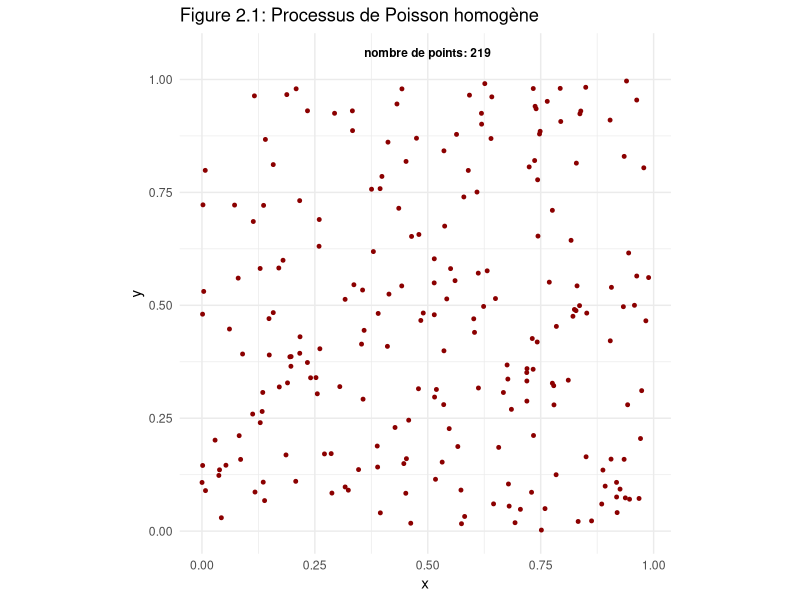
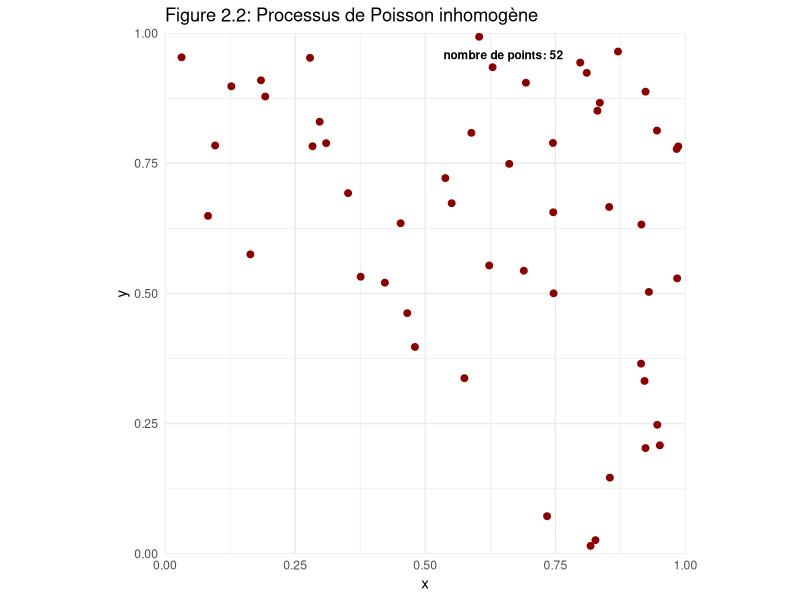
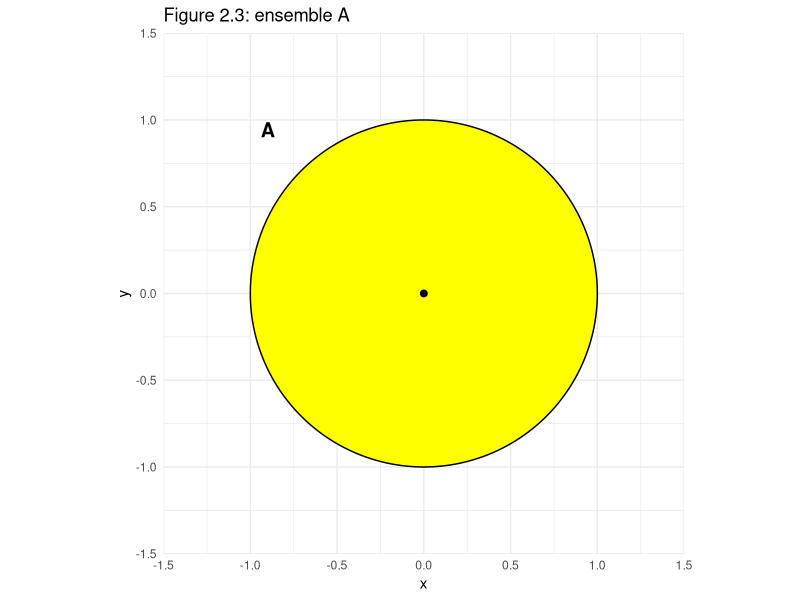
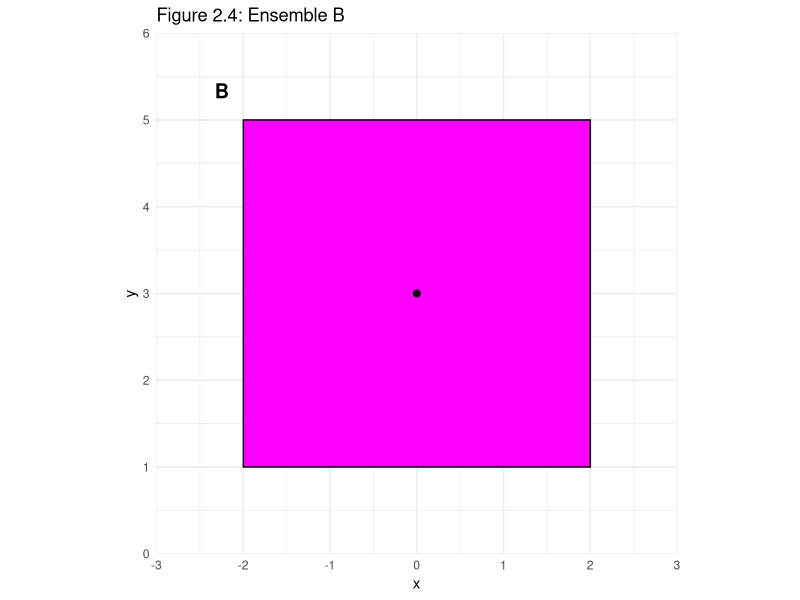
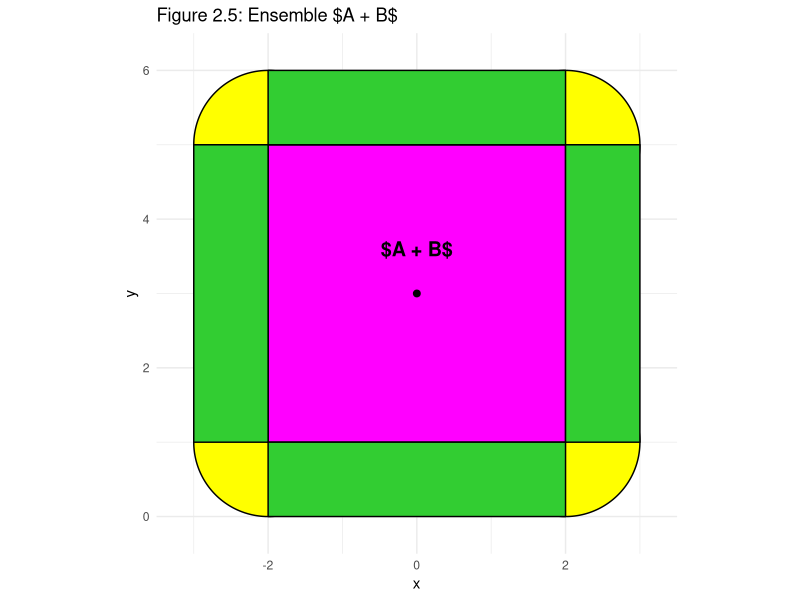
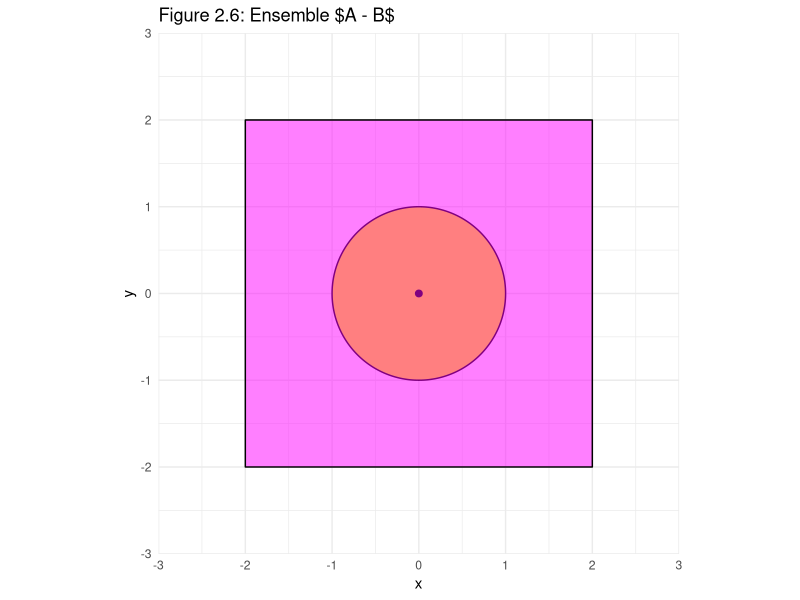
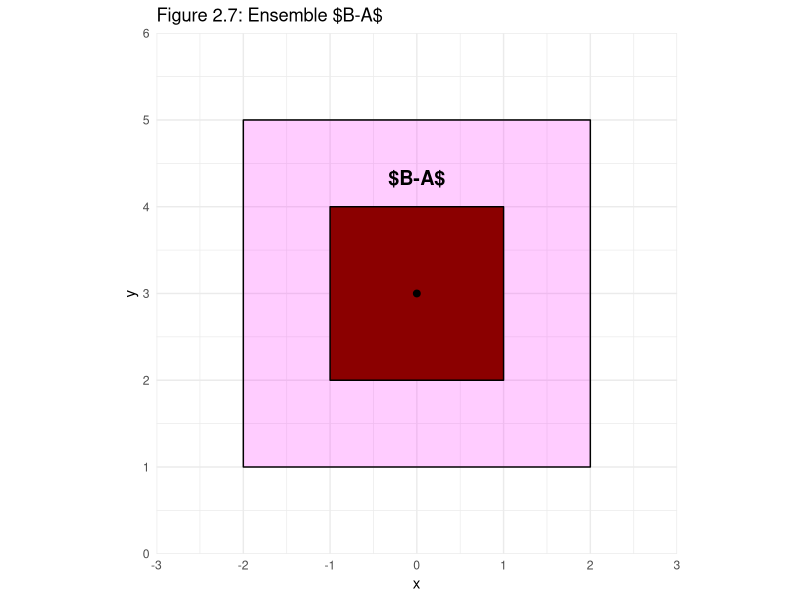
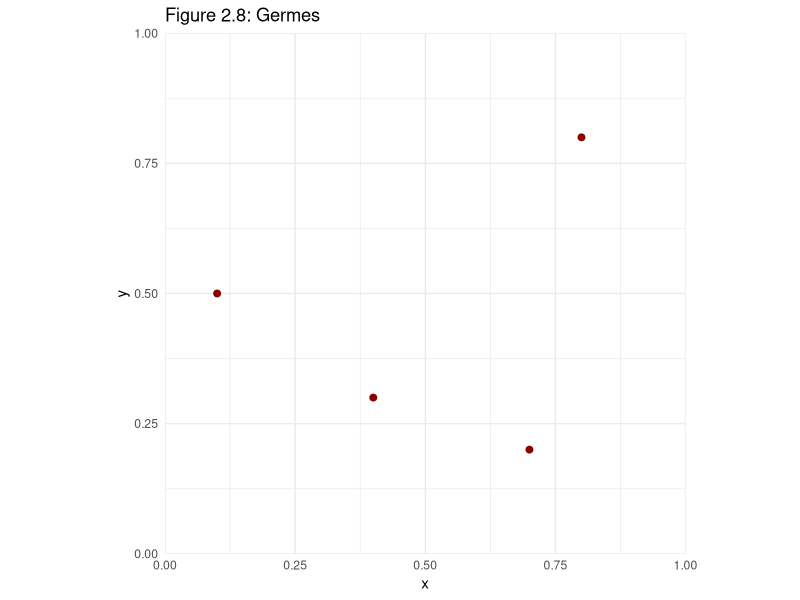

Write R code to recreate these figures, in order.
## ---- chunk 1
#| label: setup
#| include: false

library(spatstat)
library(ggplot2)
## ---- chunk 2


library(spatstat.geom)
library(spatstat.random)


library(ggplot2)

set.seed(42)

w <- owin(c(0,1),c(0,1))

lambda<-200

ppoisson<-rpoispp(lambda, win = w)

n<-ppoisson$n
ggplot()+
  
  geom_point(data=as.data.frame(ppoisson),aes(x=x,y=y),
             colour="darkred",size=1)+
  
  coord_fixed()+
  labs(title="Figure 2.1: Processus de Poisson homogène",
       x="x",
       y="y")+
  annotate("text",x=0.5,y=1.05,label=paste("nombre de points:",n),
           size=3,fontface="bold",vjust=0)+
  
  theme_minimal()



## ---- chunk 3


library(spatstat.geom)
library(spatstat.random)
library(ggplot2)

set.seed(41)

w <- owin(c(0,1),c(0,1))

lambda<-function(x,y){(9*x)^2+(9*y)^2}

ppoisson<-rpoispp(lambda, win = w)

n<-ppoisson$n
  
ggplot()+
  
  geom_point(data=as.data.frame(ppoisson),aes(x=x,y=y),
             colour="darkred",size=2)+
  
  coord_fixed(xlim=c(0,1),
              ylim=c(0,1),
              expand=FALSE)+
  
  labs(title="Figure 2.2: Processus de Poisson inhomogène",
       x="x",
       y="y")+
  
  annotate("text",x=0.65,y=0.95,
           label=paste("nombre de points:",n),
           size=3,fontface="bold", vjust=0)+
  
  theme_minimal()



## ---- chunk 4

library(ggplot2)
library(ggforce)

coord_car_x<-c(-2,
              -2,
              2,
              2
              )

coord_car_y<-c(1,
               5,
               5,
               1
               )

ggplot()+
  
  geom_circle(aes(x0=0,y0=0,r=1), fill="yellow",colour="black",linewidth=0.5
              )+
  
  geom_point(data=data.frame(x=c(0),y=c(0)),aes(x=x,y=y),
             colour="black",size=2)+
  
  coord_fixed(x=c(-1.5, 1.5),
              y=c(-1.5, 1.5),
              expand=FALSE)+
  
  labs(title="Figure 2.3: ensemble A",x="x",y="y")+
  
    annotate("text",x=-0.9,y=0.9,
           label="A",
           size=5,fontface="bold", vjust=0)+

  theme_minimal()
  
ggplot()+
  geom_polygon(data=data.frame(x=coord_car_x, y=coord_car_y),
               aes(x=x, y=y),
               fill="magenta",colour="black", linewidth=0.5
               )+
  
  geom_point(data=data.frame(x=c(0),y=c(3)),aes(x=x,y=y),
             colour="black",size=2)+
  
  coord_fixed(x=c(-3, 3),
              y=c(0, 6),
              expand=FALSE)+
  
  labs(title="Figure 2.4: Ensemble B",x="x",y="y")+
  
    annotate("text",x=-2.25,y=5.25,
           label="B",
           size=5,fontface="bold", vjust=0)+
  
  theme_minimal()



## ---- chunk 5

library(ggplot2)
library(ggforce)

coord_car_x<-c(-2,
               -2,
               2,
               2
               )

coord_car_y<-c(1,
               5,
               5,
               1
               )

ggplot()+
  
  geom_circle(aes(x0=coord_car_x,y0=coord_car_y,r=1), fill="yellow",colour="black",linewidth=0.5
              )+
  
  geom_polygon(data=data.frame(x=coord_car_x, y=coord_car_y),
               aes(x=x, y=y),
               fill="magenta",colour="black", linewidth=0.5
               )+
  
  geom_polygon(data=data.frame(x=c(-3,-2,-2,-3),y=c(1,1,5,5)),
               aes(x=x,y=y),
               fill="limegreen",colour="black",linewidth=00.5)+
  
  geom_polygon(data=data.frame(x=c(3,2,2,3),y=c(1,1,5,5)),
               aes(x=x,y=y),
               fill="limegreen",colour="black",linewidth=0.5)+
  
  geom_polygon(data=data.frame(x=c(-2,2,2,-2),y=c(0,0,1,1)),
               aes(x=x,y=y),
               fill="limegreen",colour="black",linewidth=0.5)+    
  
 geom_polygon(data=data.frame(x=c(-2,2,2,-2),y=c(5,5,6,6)),
               aes(x=x,y=y),
               fill="limegreen",colour="black",linewidth=0.5)+  
  
  geom_point(data=data.frame(x=c(0),y=c(3)),aes(x=x,y=y),
             colour="black",size=2)+
  
  coord_fixed(x=c(-3.5, 3.5),
              y=c(-0.5, 6.5),
              expand=FALSE)+
  
  labs(title="Figure 2.5: Ensemble $A + B$",x="x",y="y")+
  
  annotate("text",x=0,y=3.5,
           label="$A + B$",
           size=5,fontface="bold", vjust=0)+
  
  theme_minimal()
  

## ---- chunk 6
library(ggplot2)
library(ggforce)

coord_car_x<-c(-2,
               -2,
               2,
               2
               )

coord_car_y<-c(-2,
               2,
               2,
               -2
               )

ggplot()+
  
   
  geom_circle(aes(x0=0,y0=0,r=1), fill="yellow",colour="black",linewidth=0.5
              )+
  
  geom_point(data=data.frame(x=c(0),y=c(0)),aes(x=x,y=y),
             colour="black",size=2)+
  
  geom_polygon(data=data.frame(x=coord_car_x, y=coord_car_y),
               aes(x=x, y=y),
               fill="magenta",colour="black", linewidth=0.5,alpha=0.5
               )+
  
    coord_fixed(x=c(-3, 3),
              y=c(-3,3),
              expand=FALSE)+
  
  labs(title="Figure 2.6: Ensemble $A - B$",x="x",y="y")+
  
  theme_minimal()
## ---- chunk 7
library(ggplot2)

coord_car_x<-c(-2,
               -2,
               2,
               2
               )

coord_car_y<-c(1,
               5,
               5,
               1
               )

ggplot()+
  geom_polygon(data=data.frame(x=coord_car_x, y=coord_car_y),
               aes(x=x, y=y),
               fill="magenta",colour="black", linewidth=0.5, alpha=0.2
               )+
  
  geom_polygon(data=data.frame(x=c(-1,-1,1,1), y=c(2,4,4,2)),
               aes(x=x, y=y),
               fill="darkred",colour="black", linewidth=0.5
               )+
  
  geom_point(data=data.frame(x=c(0),y=c(3)),aes(x=x,y=y),
             colour="black",size=2)+
  
  coord_fixed(x=c(-3, 3),
              y=c(0, 6),
              expand=FALSE)+
  
  labs(title="Figure 2.7: Ensemble $B-A$",x="x",y="y")+
  
    annotate("text",x=0,y=4.25,
           label="$B-A$",
           size=5,fontface="bold", vjust=0)+
  
  theme_minimal()
## ---- chunk 8
library(ggplot2)
library(ggforce)
coordonnees_x <-c(0.1 ,
                  0.4 ,
                  0.7 ,
                  0.8
                  )

coordonnees_y <-c(0.5 ,
                  0.3 ,
                  0.2 ,
                  0.8
                  )

ggplot()+
  geom_point(data=data.frame(x=coordonnees_x, y=coordonnees_y),
             aes(x = x , y = y),
             colour="darkred",
             size=2)+
  
  coord_fixed(xlim = c(0, 1),
              ylim = c(0, 1),
              expand = FALSE) +

  labs(title="Figure 2.8: Germes", x="x", y="y")+
  
  theme_minimal()
## ---- chunk 9
library(ggplot2)
library(ggforce)

theta<-seq(0,2*pi,length.out=200)
r<-0.175

contour_cercle_x<- r*cos(theta)
contour_cercle_y<- r*sin(theta)

ggplot()+
  geom_polygon(data=data.frame(x=contour_cercle_x,y=contour_cercle_y),
               aes(x=x, y=y),
               fill="magenta", colour="red", linewidth=1, alpha=0.5)+
  
  geom_point(data=data.frame(x=0,y=0),
             aes(x=x,y=y),
             colour="darkred",
             size=2)+
  
  coord_fixed(x=c(-0.3, 0.3),
              y=c(-0.3,0.3),
              expand=FALSE) +
  
  
  labs(title="Figure 2.9: Grains", x="x", y="y")+
  theme_minimal()
## ---- chunk 10
library(ggplot2)
library(ggforce)
coordonnees_x <-c(0.1 ,
                  0.4 ,
                  0.7 ,
                  0.8
                  )

coordonnees_y <-c(0.5 ,
                  0.3 ,
                  0.2 ,
                  0.8
                  )

ggplot(data.frame(x=coordonnees_x, y=coordonnees_y))+
  geom_circle(aes(x0=coordonnees_x,y0=coordonnees_y, r=r), fill="magenta", colour="red", alpha=0.5)+
  
  geom_point(data=data.frame(x=coordonnees_x,y=coordonnees_y),
             aes(x=x,y=y),
             colour="darkred",
             size=2)+
  
  coord_fixed(x=c(0, 1),
              y=c(0, 1),
              expand=FALSE)+
    
  labs(title="Figure 2.10: Modèle booléen", x="x", y="y")+
  
  theme_minimal()
## ---- chunk 11

library(spatstat.geom)
library(spatstat.random)
library(ggplot2)

set.seed(41)

w <- owin(c(0,1),c(0,1))

lambda<-function(x,y){(9*x)^2+(9*y)^2}

ppoisson<-rpoispp(lambda, win = w)

n<-ppoisson$n
  
R <- rep(0, 16)


p<-ggplot()+
  
  geom_hline(yintercept=c(0.25,0.5,0.75), color="purple",linewidth=1)+
  
  geom_vline(xintercept=c(0.25,0.5,0.75), color="purple",linewidth=1)+
  
  geom_point(data=as.data.frame(ppoisson),aes(x=x,y=y),
             colour="darkred",size=2)+
  
  coord_fixed(xlim=c(0,1),
              ylim=c(0,1),
              expand=FALSE)+
  
  labs(title="Figure 2.11: Première étape",
       x="x",
       y="y")+
  
  theme_minimal()

for (i in 1:n){
 xi<-ppoisson$x[i]
 yi<-ppoisson$y[i]
 
 col<-ifelse(xi<0.25,1,
              ifelse(xi<0.5,2,
                    ifelse(xi<0.75,3,4)))
 
  
 rang<-ifelse(yi<0.25,1,
              ifelse(yi<0.5,2,
                    ifelse(yi<0.75,3,4)))
  
 num_cell<-col+(rang-1)*4
  
  R[num_cell]<-R[num_cell]+1
}

for (i in 1:16){
  
  col<-ifelse(i<5,1,
               ifelse(i<9,2,
                      ifelse(i<13,3,4)))
  
  rang<-ifelse(i%%4==1,1,
              ifelse(i%%4==2,2,
                    ifelse(i%%4==3,3,4)))
  
  p<-p+annotate("text",x=0.125+0.25*rang-0.25,y=0.125+0.25*col-0.25,
          label=R[i],
          size=3,fontface="bold", vjust=0)
  
  }



print(p)



## ---- chunk 12
library(spatstat.geom)
library(spatstat.random)
library(ggplot2)

set.seed(41)

w <- owin(c(0,1),c(0,1))

lambda<-function(x,y){(9*x)^2+(9*y)^2}

ppoisson<-rpoispp(lambda, win = w)

n<-ppoisson$n
  
R <- rep(0, 16)


p<-ggplot()+
  
  geom_hline(yintercept=c(0.25,0.5,0.75), color="purple",linewidth=1)+
  
  geom_vline(xintercept=c(0.25,0.5,0.75), color="purple",linewidth=1)+
  
  coord_fixed(xlim=c(0,1),
              ylim=c(0,1),
              expand=FALSE)+
  
  labs(title="Figure 2.12: Deuxième étape",
       x="x",
       y="y")+
  
  theme_minimal()

for (i in 1:n){
 xi<-ppoisson$x[i]
 yi<-ppoisson$y[i]
 
 col<-ifelse(xi<0.25,1,
              ifelse(xi<0.5,2,
                    ifelse(xi<0.75,3,4)))
 
  
 rang<-ifelse(yi<0.25,1,
              ifelse(yi<0.5,2,
                    ifelse(yi<0.75,3,4)))
  
 num_cell<-col+(rang-1)*4
  
  R[num_cell]<-R[num_cell]+1
 
}
 max<-max(R)
for (i in 1:16){
  
  col<-ifelse(i<5,1,
               ifelse(i<9,2,
                      ifelse(i<13,3,4)))
  
  rang<-ifelse(i%%4==1,1,
              ifelse(i%%4==2,2,
                    ifelse(i%%4==3,3,4)))
  
  coord_x<-c(rang/4-0.25,
                 rang/4,
                 rang/4,
                 rang/4-0.25)
  
  
  coord_y<-c(col/4,
                 col/4,
                 col/4-0.25,
                 col/4-0.25)
  
  
  
  p<-p+geom_polygon(data=data.frame(x=coord_x, y=coord_y, nb_points=R[i]),
               aes(x=x, y=y, fill=nb_points),
               linewidth=0.5,colour="black"
               )+
  annotate("text",x=0.125+0.25*rang-0.25,y=0.125+0.25*col-0.25,
          label=R[i],
          size=3,fontface="bold", vjust=0)
  }


p<-p+scale_fill_gradient(low="white",high="magenta",
                         name ="nombre de points par cellule",
                         limits=c(0,max(R)))

print(p)
